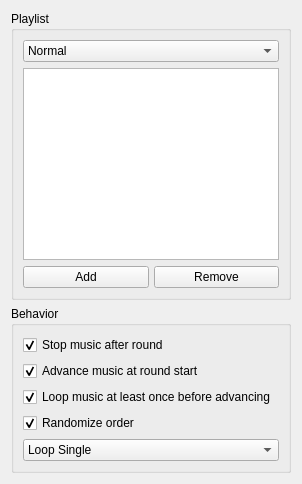
     <widget class="QWidget" name="MusicTab">
      <attribute name="title">
       <string comment="TitleMusic">Music</string>
      </attribute>
      <layout class="QVBoxLayout" name="verticalLayout_6">
       <item>
        <widget class="QGroupBox" name="PlaylistGroupBox">
         <property name="title">
          <string comment="MusicPlayList">Playlist</string>
         </property>
         <layout class="QVBoxLayout" name="verticalLayout_8">
          <item>
           <widget class="QComboBox" name="PlaylistComboBox">
            <item>
             <property name="text">
              <string comment="MusicNormal">Normal</string>
             </property>
            </item>
            <item>
             <property name="text">
              <string comment="MusicFever">Fever</string>
             </property>
            </item>
           </widget>
          </item>
          <item>
           <widget class="QTreeView" name="PlaylistView">
            <property name="dragDropMode">
             <enum>QAbstractItemView::DragDrop</enum>
            </property>
            <property name="defaultDropAction">
             <enum>Qt::MoveAction</enum>
            </property>
            <property name="selectionMode">
             <enum>QAbstractItemView::ExtendedSelection</enum>
            </property>
            <property name="rootIsDecorated">
             <bool>false</bool>
            </property>
            <property name="headerHidden">
             <bool>true</bool>
            </property>
           </widget>
          </item>
          <item>
           <layout class="QHBoxLayout" name="PlaylistButtonLayout">
            <property name="spacing">
             <number>5</number>
            </property>
            <item>
             <widget class="QPushButton" name="PlaylistAddButton">
              <property name="text">
               <string comment="MusicAdd">Add</string>
              </property>
              <property name="icon">
               <iconset theme="list-add">
                <normaloff>.</normaloff>.</iconset>
              </property>
             </widget>
            </item>
            <item>
             <widget class="QPushButton" name="PlaylistRemoveButton">
              <property name="text">
               <string comment="MusicRemove">Remove</string>
              </property>
              <property name="icon">
               <iconset theme="list-remove">
                <normaloff>.</normaloff>.</iconset>
              </property>
             </widget>
            </item>
           </layout>
          </item>
         </layout>
        </widget>
       </item>
       <item>
        <widget class="QGroupBox" name="BehaviorPlaylist">
         <property name="title">
          <string comment="MusicBehavior">Behavior</string>
         </property>
         <layout class="QVBoxLayout" name="verticalLayout_7">
          <item>
           <widget class="QCheckBox" name="MusicStopAfterRoundCheckBox">
            <property name="text">
             <string comment="MusicCheckStop">Stop music after round</string>
            </property>
            <property name="checked">
             <bool>true</bool>
            </property>
           </widget>
          </item>
          <item>
           <widget class="QCheckBox" name="MusicAdvanceAtRoundStartCheckbox">
            <property name="text">
             <string comment="MusicCheckAdvance">Advance music at round start</string>
            </property>
            <property name="checked">
             <bool>true</bool>
            </property>
           </widget>
          </item>
          <item>
           <widget class="QCheckBox" name="MusicAtLeastOnceCheckBox">
            <property name="text">
             <string comment="MusicCheckAtLeastOnce">Loop music at least once before advancing</string>
            </property>
            <property name="checked">
             <bool>true</bool>
            </property>
           </widget>
          </item>
          <item>
           <widget class="QCheckBox" name="MusicRandomizeOrder">
            <property name="text">
             <string comment="MusicCheckRandomize">Randomize order</string>
            </property>
            <property name="checked">
             <bool>true</bool>
            </property>
           </widget>
          </item>
          <item>
           <widget class="QComboBox" name="MusicLoopModeComboBox">
            <item>
             <property name="text">
              <string comment="MusicLoopSingle">Loop Single</string>
             </property>
            </item>
            <item>
             <property name="text">
              <string comment="MusicLoopAll">Loop All</string>
             </property>
            </item>
           </widget>
          </item>
         </layout>
        </widget>
       </item>
      </layout>
     </widget>
